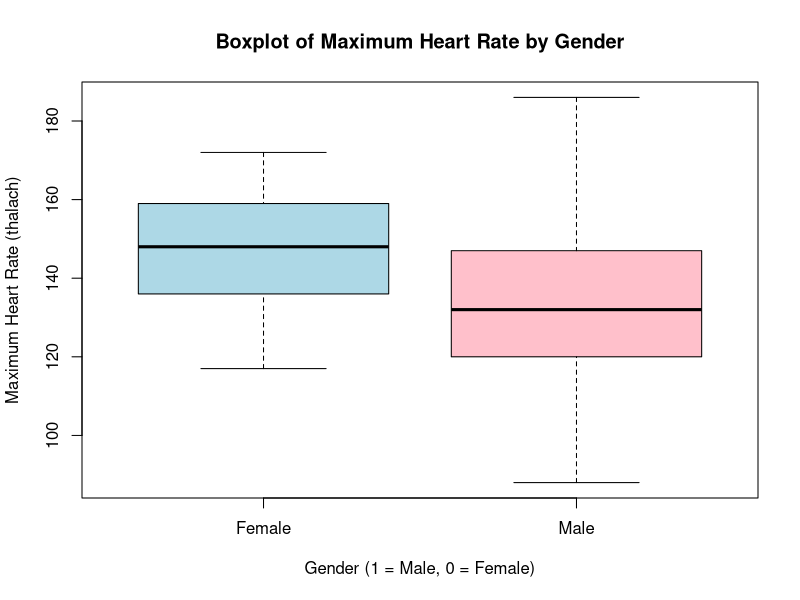
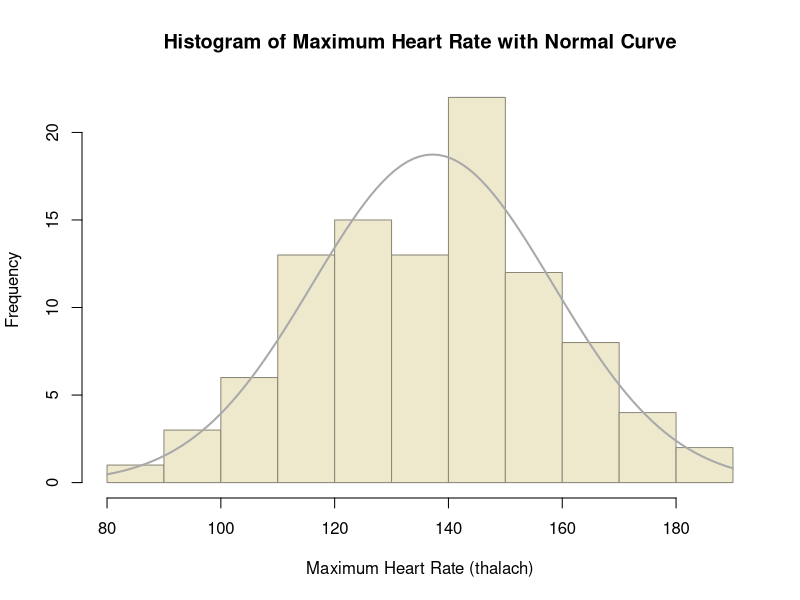

Recreate these plots in R, in order.
library(readxl)

heart_data <- read_excel("heart.xls")
head(heart_data)

filtered_data <- subset(heart_data, exang == 1)
head(filtered_data)

#Cleaning of Dataset

#Shows the number of missing values in each column
colSums(is.na(filtered_data)) 

#removing missing values
heart_data <- na.omit(filtered_data)

#Filling missing values with a default or mean
heart_data$thalach[is.na(heart_data$thalach)] <- mean(heart_data$thalach, na.rm = TRUE)

#Checking for duplicates
duplicates <- duplicated(heart_data)

print(duplicates)

str(heart_data)  # Checking the structure of the dataset

heart_data$age <- as.numeric(heart_data$age)  # Ensuring numeric type

#Saving the Cleaned dataset
write.csv(heart_data, "cleaned_heart_data.csv", row.names = FALSE)


boxplot(
  thalach ~ sex,
  data = filtered_data,
  main = "Boxplot of Maximum Heart Rate by Gender",
  xlab = "Gender (1 = Male, 0 = Female)",
  ylab = "Maximum Heart Rate (thalach)",
  col = c("lightblue", "pink"),
  names = c("Female", "Male")
)

attach(filtered_data)

hist(
  thalach,
  breaks = 10,
  probability = FALSE, # Hiển thị frequency
  main = "Histogram of Maximum Heart Rate with Normal Curve",
  xlab = "Maximum Heart Rate (thalach)",
  col = "cornsilk2",
  border = "cornsilk4"
)

curve(
  dnorm(x, mean = mean(thalach), sd = sd(thalach)) * length(thalach) * diff(hist(thalach, breaks = 10, plot = FALSE)$breaks)[1],
  col = "darkgrey",
  lwd = 2,
  add = TRUE
)

detach(filtered_data)

shapiro.test(filtered_data$thalach[filtered_data$sex == 0])
shapiro.test(filtered_data$thalach[filtered_data$sex == 1])

install.packages("car")
install.packages("car", repos = "https://cran.rstudio.com/")
library(car)
str(filtered_data)
filtered_data$sex <- as.factor(filtered_data$sex)
leveneTest(thalach ~ sex, data = filtered_data)

t_test_result <- t.test(thalach ~ sex, data = filtered_data, var.equal = TRUE)
print(t_test_result)
